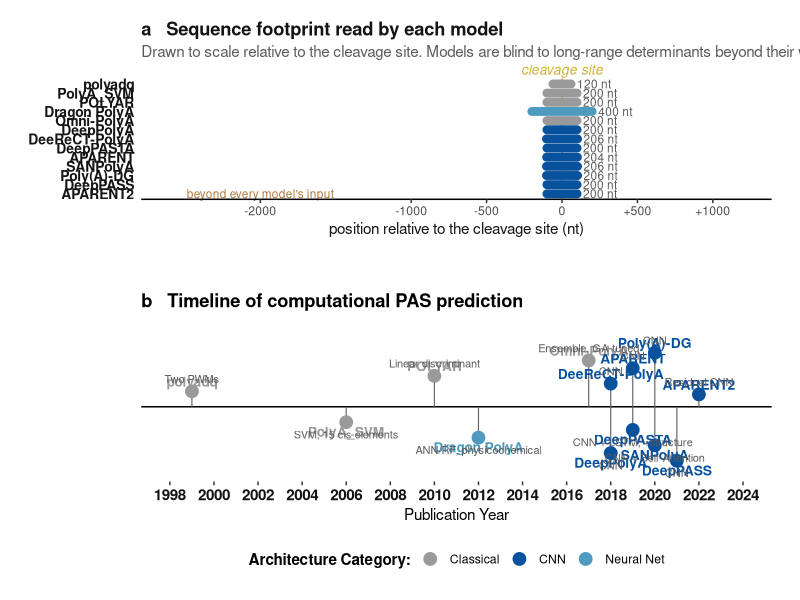
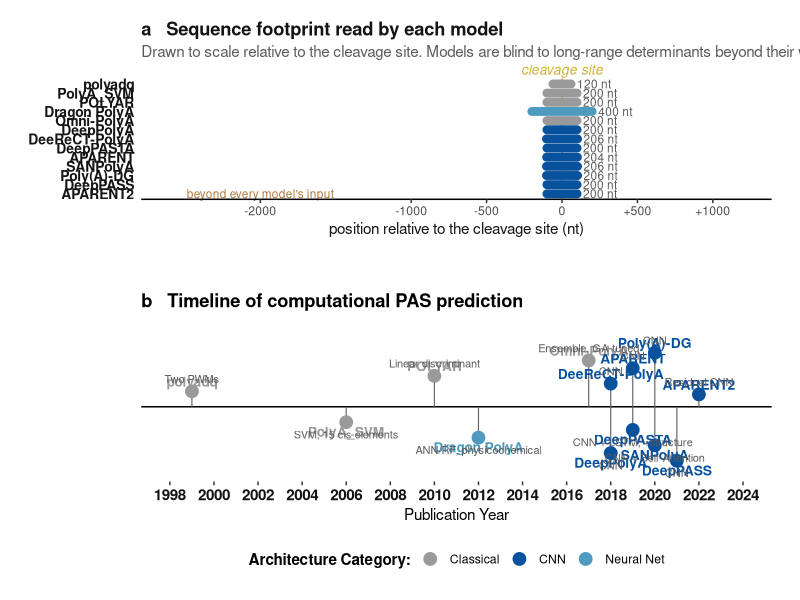

Recreate these plots in R, in order.
#!/usr/bin/env Rscript
# figure 1.8 top: the input window each model reads, drawn to scale bottom

suppressPackageStartupMessages({
  library(ggplot2)
  library(patchwork)
  library(dplyr)
  library(tidyr)
})

args <- commandArgs(trailingOnly=TRUE)
STEM <- if(length(args)>=1) args[1] else "fig1_8_model_timeline"

INK <- "#141414"; MUT <- "#5A5A5A"; BASE <- 11

# up-to-date model data
M <- tribble(
  ~model,          ~year, ~win_lo, ~win_hi, ~arch,                    
  "polyadq",        1999,    -60,      60,  "Two PWMs",               
  "PolyA_SVM",      2006,   -100,     100,  "SVM, 15 cis-elements",   
  "POLYAR",         2010,   -100,     100,  "Linear discriminant",    
  "Dragon PolyA",   2012,   -200,     200,  "ANN/RF, physicochemical",
  "Omni-PolyA",     2017,   -100,     100,  "Ensemble, GA-tuned",     
  "DeepPolyA",      2018,   -100,     100,  "CNN",                    
  "DeeReCT-PolyA",  2018,   -103,     103,  "CNN",                    
  "DeepPASTA",      2019,   -100,     100,  "CNN + LSTM, +structure", 
  "APARENT",        2019,   -102,     102,  "CNN",                    
  "SANPolyA",       2020,   -103,     103,  "CNN + Self-Attention",   
  "Poly(A)-DG",     2020,   -103,     103,  "CNN",                    
  "DeepPASS",       2021,   -100,     100,  "CNN",                    
  "APARENT2",       2022,   -100,     100,  "Residual CNN"           
) |> 
  arrange(year) |> 
  mutate(
    model = factor(model, levels = model),
    kind = ifelse(grepl("CNN|LSTM", arch), "CNN",
           ifelse(grepl("ANN", arch), "Neural Net", "Classical")),
    span = win_hi - win_lo
  )

p1 <- ggplot(M, aes(y=model)) +
  annotate("rect", xmin=-2500, xmax=2500, ymin=-Inf, ymax=Inf, fill="#FDF3E7", colour=NA, alpha=0.5) +
  annotate("rect", xmin=-500, xmax=500, ymin=-Inf, ymax=Inf, fill="white", colour=NA) +
  geom_vline(xintercept=0, linetype=2, colour="#D4AF37", linewidth=0.6) +
  
  geom_segment(aes(x=win_lo, xend=win_hi, yend=model, colour=kind),
               linewidth=3, lineend="round") +
  geom_text(aes(x=win_hi, label=paste0("  ", span, " nt")),
            hjust=0, size=3, colour=MUT) +
  
  annotate("text", x=0, y=length(levels(M$model)) + 1, size=3.5, colour="#D4AF37",
           label="cleavage site", fontface="italic", vjust=0) +
  annotate("text", x=-2000, y=1, size=3, colour="#B07A3C",
           label="beyond every model's input") +
  
  scale_colour_manual(values=c("CNN"="#08519C", "Neural Net"="#4F9BBF", "Classical"="#9A9A9A")) +
  scale_x_continuous(limits=c(-2600, 1200),
                     breaks=c(-2000,-1000,-500,0,500,1000),
                     labels=c("-2000","-1000","-500","0","+500","+1000")) +
  scale_y_discrete(limits=rev(levels(M$model))) +
  labs(title="a   Sequence footprint read by each model",
       subtitle="Drawn to scale relative to the cleavage site. Models are blind to long-range determinants beyond their window.",
       x="position relative to the cleavage site (nt)", y=NULL) + 
  theme_classic(base_size=BASE) +
  theme(text=element_text(colour=INK),
        axis.text.y=element_text(colour=INK, face="bold", size=BASE-1),
        axis.line.y=element_blank(),
        axis.ticks.y=element_blank(),
        plot.title=element_text(face="bold", margin=margin(b=4)),
        plot.subtitle=element_text(colour=MUT, margin=margin(b=10)),
        legend.position="none",
        plot.margin=margin(10,15,20,15)) +
  coord_cartesian(clip="off")

positions <- c(0.5, -0.5, 1.0, -1.0, 1.5, -1.5, 0.75, -0.75, 1.25, -1.25, 1.75, -1.75, 0.4)

M_timeline <- M |> 
  mutate(
    position = positions[1:n()],
    direction = sign(position),
    text_position = position + (0.15 * direction)
  )

p2 <- ggplot(M_timeline, aes(x=year, y=position, color=kind)) +
  geom_hline(yintercept=0, color="black", linewidth=0.5) +
  
  geom_segment(aes(xend=year, yend=0), color="grey40", linewidth=0.4) +
  
  geom_point(size=4) +
  
  geom_text(aes(y=text_position, label=model), 
            size=3.5, fontface="bold", show.legend=FALSE,
            vjust=ifelse(M_timeline$direction > 0, 0, 1)) +
  
  geom_text(aes(y=text_position + (0.12 * direction), label=arch), 
            size=2.8, color=MUT, show.legend=FALSE,
            vjust=ifelse(M_timeline$direction > 0, 0, 1)) +
  
  scale_color_manual(values=c("CNN"="#08519C", "Neural Net"="#4F9BBF", "Classical"="#9A9A9A"),
                     name="Architecture Category:") +
  scale_x_continuous(breaks=seq(1998, 2024, by=2), limits=c(1998, 2024)) +
  scale_y_continuous(limits=c(-2.2, 2.2)) +
  labs(title="b   Timeline of computational PAS prediction",
       x="Publication Year", y=NULL) +
  theme_classic(base_size=BASE) +
  theme(axis.line.y=element_blank(),
        axis.text.y=element_blank(),
        axis.ticks.y=element_blank(),
        axis.line.x=element_blank(),
        axis.text.x=element_text(size=BASE, face="bold", color=INK),
        plot.title=element_text(face="bold", margin=margin(b=15)),
        legend.position="bottom",
        legend.title=element_text(face="bold"),
        plot.margin=margin(20,15,10,15))

fig <- p1 / p2 + plot_layout(heights = c(1, 1.2))

ggsave(paste0(STEM,".pdf"), fig, width=11, height=10, device=cairo_pdf)
ggsave(paste0(STEM,".png"), fig, width=11, height=10, dpi=400, bg="white")

cat("[out] ", STEM, ".pdf / .png\n", sep="")
